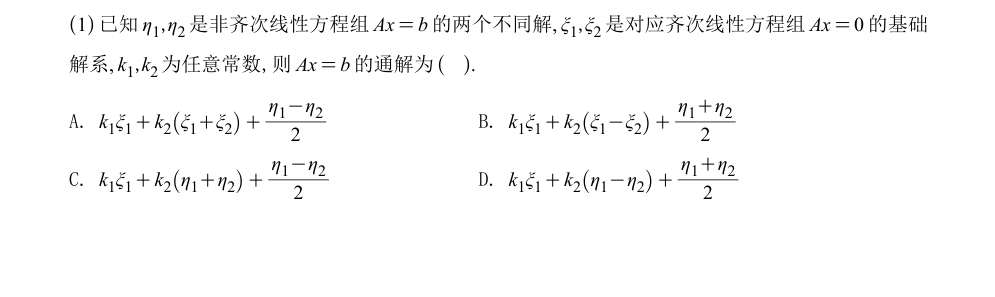
#> input picture docs/math-latex-demo/img/ll-base-13-mcq-1.jpg, 995 x 297 px; its folder holds 4 pictures in this run
$ python audit_math_images.py
#> lines starting #> are read from the running program, lines starting #| are printed output that depends on the picture; after the words box and inside, x2 and y2 are one past the last pixel; in counts of white or black regions, pixels touching at a corner belong together
#!/usr/bin/env python3
"""体检数学题图：找出「图不全 / 重复切图 / 错切封面页」的题图。

判据（默认毫秒级零 OCR 依赖）：
  · 行墨迹分布：压边截断（cut_top / cut_bottom）、尾行异物（tail_foreign）、空白/尺寸异常（blank / tiny / tall / flat）
  · 同目录 MD5 完全重复（dup_md5）：拦截批量错切同一张封面/空白页
  · 同目录 8x8 dHash 近似重复（dup_dhash，汉明距离 <= 2）：拦截仅页码/边缘略异的重复切图
  · 封面/目录异常特征（cover_suspect）：极高墨水占比或整页长宽比异常
  · 可选 --ocr-suspects：仅对可疑图调用 tesseract（若本机已安装）检查非题干关键词
  · 可选 --strict：命中严重回归标记（dup_md5 / blank / cover_suspect）时返回退出码 1

用法：
  python3 scripts/audit_math_images.py                         # 全量体检（ll + zy + math1）
  python3 scripts/audit_math_images.py --only math1 --strict   # 真题图严格防回归校验
  python3 scripts/audit_math_images.py --ocr-suspects          # 对可疑图追加 OCR 复核
  python3 scripts/audit_math_images.py --json tmp/audit.json --worst 12
"""
from __future__ import annotations

import argparse
import hashlib
import json
import shutil
import statistics
import subprocess
import sys
from pathlib import Path

import numpy as np
from PIL import Image

ROOT = Path(__file__).resolve().parents[1]
IMG_ROOT = ROOT / "frontend" / "public" / "math" / "img"
MATH1_IMG_ROOT = ROOT / "frontend" / "public" / "math" / "exams" / "math1" / "questions"
IMAGE_EXTS = {".jpg", ".jpeg", ".png", ".webp"}

INK = 160         # 灰度低于此值算墨
MERGE = 4         # 行内空隙：小于此值不切行
EDGE = 2          # 距边界多少像素内算「压边」
CUT_RATIO = 0.62  # 行高低于中位行高的这个比例 → 可疑被切
GAP_RATIO = 1.45  # 行距超过中位行距的倍数 → 可疑分隔
SPARSE = 0.55     # 末行横向覆盖率低于此值 → 稀疏
COVER_INK_RATIO = 0.28  # 整图墨水覆盖率过高（典型实色封面/黑底图）
DHASH_MAX_DIST = 2
STRICT_FLAGS = ("dup_md5", "blank", "cover_suspect")
COVER_KEYWORDS = ("目录", "封面", "全国硕士研究生", "版权所有", "前言", "目录页")


def md5_of(path: Path) -> str:
    return hashlib.md5(path.read_bytes()).hexdigest()


def dhash_of(gray: Image.Image) -> int:
    """8x8 差分感知哈希（64-bit int），零额外依赖。"""
    small = np.asarray(gray.resize((9, 8), Image.Resampling.BILINEAR), dtype=np.int16)
    diff = small[:, 1:] > small[:, :-1]
    bits = 0
    for b in diff.flatten():
        bits = (bits << 1) | int(b)
    return bits


def hamming(a: int, b: int) -> int:
    return (a ^ b).bit_count()


def bands_of(row_ink: np.ndarray) -> list[tuple[int, int]]:
    has = row_ink > 0
    bands: list[tuple[int, int]] = []
    start = None
    gap = 0
    for y, v in enumerate(has):
        if v:
            if start is None:
                start = y
            gap = 0
        elif start is not None:
            gap += 1
            if gap >= MERGE:
                bands.append((start, y - gap + 1))
                start = None
                gap = 0
    if start is not None:
        bands.append((start, len(has)))
    return bands


def book_of(path: Path) -> str:
    posix = path.as_posix()
    if "/exams/math1/" in posix:
        return "math1"
    if "/zy/" in posix:
        return "zy"
    return "ll"


def audit_one(path: Path) -> dict:
    gray = Image.open(path).convert("L")
    arr = np.asarray(gray)
    ink = arr < INK
    h, w = ink.shape
    ink_ratio = float(ink.mean()) if h and w else 0.0
    bands = bands_of(ink.sum(axis=1))
    rec: dict = {
        "id": path.stem,
        "book": book_of(path),
        "dir": path.parent.relative_to(ROOT).as_posix(),
        "file": path.relative_to(ROOT).as_posix(),
        "w": int(w),
        "h": int(h),
        "ratio": round(h / w, 3) if w else 0.0,
        "ink_ratio": round(ink_ratio, 4),
        "md5": md5_of(path),
        "dhash": dhash_of(gray),
        "bands": len(bands),
        "flags": [],
    }
    if not bands:
        rec["flags"].append("blank")
        return rec

    heights = [b - a for a, b in bands]
    med_h = float(statistics.median(heights))
    gaps = [bands[i + 1][0] - bands[i][1] for i in range(len(bands) - 1)]
    med_gap = float(statistics.median(gaps)) if gaps else float(MERGE)
    rec["med_h"] = round(med_h, 1)
    rec["med_gap"] = round(med_gap, 1)

    first_y0, first_y1 = bands[0]
    last_y0, last_y1 = bands[-1]

    if first_y0 <= EDGE and (first_y1 - first_y0) < CUT_RATIO * med_h:
        rec["flags"].append("cut_top")
    if last_y1 >= h - EDGE and (last_y1 - last_y0) < CUT_RATIO * med_h:
        rec["flags"].append("cut_bottom")

    if len(bands) >= 2:
        gap_prev = last_y0 - bands[-2][1]
        band_h = last_y1 - last_y0
        if gap_prev > GAP_RATIO * max(med_gap, med_h * 0.9):
            cols = ink[last_y0:last_y1].any(axis=0)
            cov = float(cols.mean())
            if cov < SPARSE or band_h < CUT_RATIO * med_h:
                rec["flags"].append("tail_foreign")
                rec["tail_cov"] = round(cov, 3)
                rec["tail_gap"] = int(gap_prev)

    if h < 90:
        rec["flags"].append("tiny")
    if w and h / w > 1.25:
        rec["flags"].append("tall")
    if w and h / w < 0.06:
        rec["flags"].append("flat")
    if ink_ratio > COVER_INK_RATIO:
        rec["flags"].append("cover_suspect")
    return rec


def detect_directory_duplicates(recs: list[dict]) -> None:
    """同目录 MD5 完全重复 + dHash 近似重复标记。"""
    by_dir: dict[str, list[dict]] = {}
    for r in recs:
        by_dir.setdefault(r["dir"], []).append(r)

    for items in by_dir.values():
        md5_groups: dict[str, list[dict]] = {}
        for r in items:
            md5_groups.setdefault(r["md5"], []).append(r)
        for group in md5_groups.values():
            if len(group) >= 2:
                peers = [g["id"] for g in group]
                for r in group:
                    r["flags"].append("dup_md5")
                    r["dup_count"] = len(group)
                    r["dup_peers"] = [p for p in peers if p != r["id"]][:5]

        # dHash 近似重复（排除已标 dup_md5 或 blank）
        non_blank = [r for r in items if "blank" not in r["flags"]]
        for i, a in enumerate(non_blank):
            if "dup_md5" in a["flags"] or "dup_dhash" in a["flags"]:
                continue
            for b in non_blank[i + 1:]:
                if b["md5"] == a["md5"]:
                    continue
                if hamming(a["dhash"], b["dhash"]) <= DHASH_MAX_DIST:
                    if "dup_dhash" not in a["flags"]:
                        a["flags"].append("dup_dhash")
                        a["near_peer"] = b["id"]
                    if "dup_dhash" not in b["flags"]:
                        b["flags"].append("dup_dhash")
                        b["near_peer"] = a["id"]


# [31 lines left out: function run_ocr_on_suspects, not called in this run]


def collect_files(only: str | None) -> list[Path]:
    files: list[Path] = []
    if only in (None, "ll", "zy") and IMG_ROOT.exists():
        for p in sorted(IMG_ROOT.rglob("*")):
            if not p.is_file() or p.suffix.lower() not in IMAGE_EXTS:
                continue
            if only and f"/{only}/" not in p.as_posix():
                continue
            files.append(p)
    if only in (None, "math1") and MATH1_IMG_ROOT.exists():
        for p in sorted(MATH1_IMG_ROOT.rglob("*")):
            if p.is_file() and p.suffix.lower() in IMAGE_EXTS:
                files.append(p)
    return files


# [27 lines left out: function contact_sheet, not called in this run]


def main() -> None:
    ap = argparse.ArgumentParser()
    ap.add_argument("--json", type=Path)
    ap.add_argument("--only", choices=["zy", "ll", "math1"])
    ap.add_argument("--worst", type=int, default=0, help="为每类生成对照图，取前 N 条")
    ap.add_argument("--ocr-suspects", action="store_true", help="对可疑图追加 tesseract OCR 复核")
    ap.add_argument("--strict", action="store_true", help="命中 dup_md5 / blank / cover_suspect 时以退出码 1 阻断")
    args = ap.parse_args()

    files = collect_files(args.only)
    recs = [audit_one(p) for p in files]
#> in audit_one, gray is the input picture: PIL image 995x297 L; min 0, max 255, mean 249.1
#> in audit_one, `ink = arr < INK`:
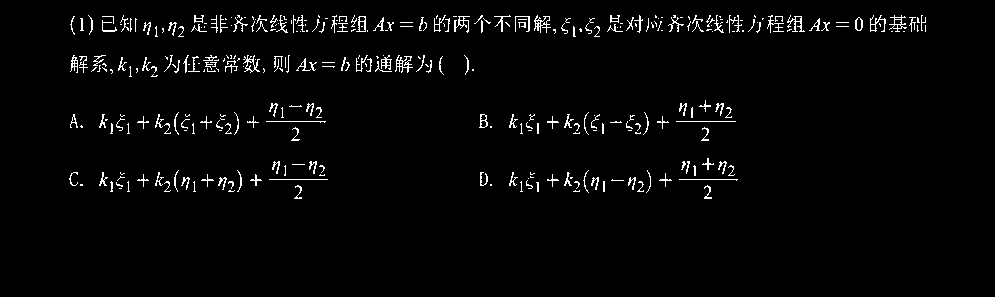
#> ink: shape (297, 995) bool; 2.6% white in thin lines or dots, all inside (x1, y1, x2, y2) = (69, 15, 926, 199)
#> in audit_one, `ink_ratio = float(ink.mean()) if h and w else 0.0`: ink_ratio = 0.0257
#> the loop in bands_of, `for y, v in enumerate(has):` made 297 passes
#> v on passes 16 to 27: True, True, True, True, True, True, True, True, True, True, True, True
#> after the loop in bands_of, `for y, v in enumerate(has):`: bands = [(15, 37), (55, 77), (100, 141), (158, 199)]
#> the loop in dhash_of, `for b in diff.flatten():` made 64 passes
#> (b, bits) on passes 2 to 13: (False, 0), (True, 1), (False, 2), (True, 5), (False, 10), (True, 21), (True, 43), (False, 86), (False, 172), (False, 344), (True, 689), (True, 1379)
#> after the loop in dhash_of, `for b in diff.flatten():`: bits = 3106131782247251968
#> in audit_one, `heights = [b - a for a, b in bands]`: heights = [22, 22, 41, 41]
#> in audit_one, `med_h = float(statistics.median(heights))`: med_h = 31.5
#> in audit_one, `gaps = [bands[i + 1][0] - bands[i][1] for i in range(len(bands) - 1)]`: gaps = [18, 23, 17]
#> in audit_one, `med_gap = float(statistics.median(gaps)) if gaps else float(MERGE)`: med_gap = 18
#> in audit_one, `first_y0, first_y1 = bands[0]`: first_y0 = 15; first_y1 = 37
#> in audit_one, `last_y0, last_y1 = bands[-1]`: last_y0 = 158; last_y1 = 199
#> in audit_one, `gap_prev = last_y0 - bands[-2][1]`: gap_prev = 17
#> in audit_one, `band_h = last_y1 - last_y0`: band_h = 41
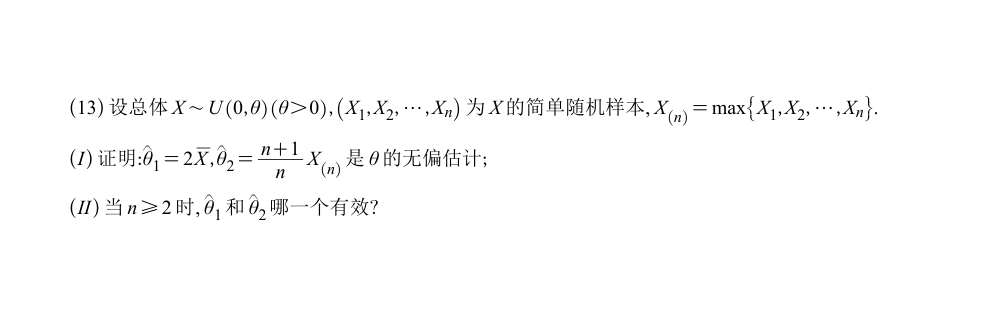
#> input picture docs/math-latex-demo/img/ll-base-22-big-13.jpg, 995 x 313 px
#> in audit_one, gray is the input picture: PIL image 995x313 L; min 0, max 255, mean 251.3
#> in audit_one (call 2), `ink = arr < INK`:
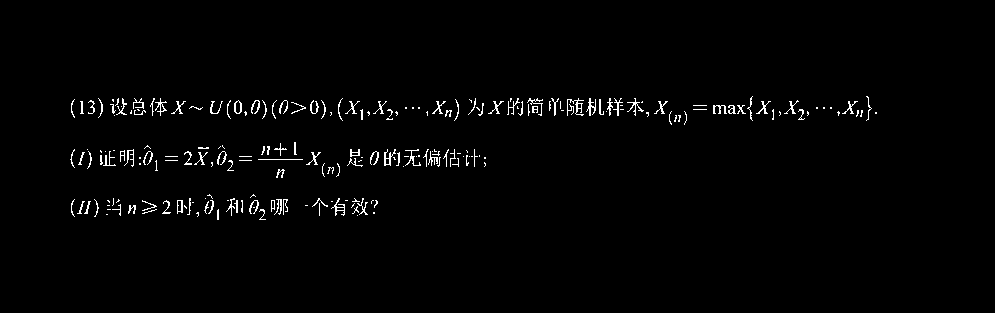
#> ink: shape (313, 995) bool; 1.6% white in thin lines or dots, all inside (x1, y1, x2, y2) = (70, 96, 877, 220)
#> in audit_one (call 2), `ink_ratio = float(ink.mean()) if h and w else 0.0`: ink_ratio = 0.0158
#> the loop in bands_of (call 2), `for y, v in enumerate(has):` made 313 passes
#> start on passes 97, 143: 96, 142
#> in audit_one (call 2), `bands = bands_of(ink.sum(axis=1))`: bands = [(96, 125), (142, 178), (194, 220)]
#> the loop in dhash_of (call 2), `for b in diff.flatten():` made 64 passes
#> in audit_one (call 2), `heights = [b - a for a, b in bands]`: heights = [29, 36, 26]
#> in audit_one (call 2), `med_h = float(statistics.median(heights))`: med_h = 29
#> in audit_one (call 2), `gaps = [bands[i + 1][0] - bands[i][1] for i in range(len(bands) - 1)]`: gaps = [17, 16]
#> in audit_one (call 2), `med_gap = float(statistics.median(gaps)) if gaps else float(MERGE)`: med_gap = 16.5
#> in audit_one (call 2), `first_y0, first_y1 = bands[0]`: first_y0 = 96; first_y1 = 125
#> in audit_one (call 2), `last_y0, last_y1 = bands[-1]`: last_y0 = 194; last_y1 = 220
#> in audit_one (call 2), `gap_prev = last_y0 - bands[-2][1]`: gap_prev = 16
#> in audit_one (call 2), `band_h = last_y1 - last_y0`: band_h = 26
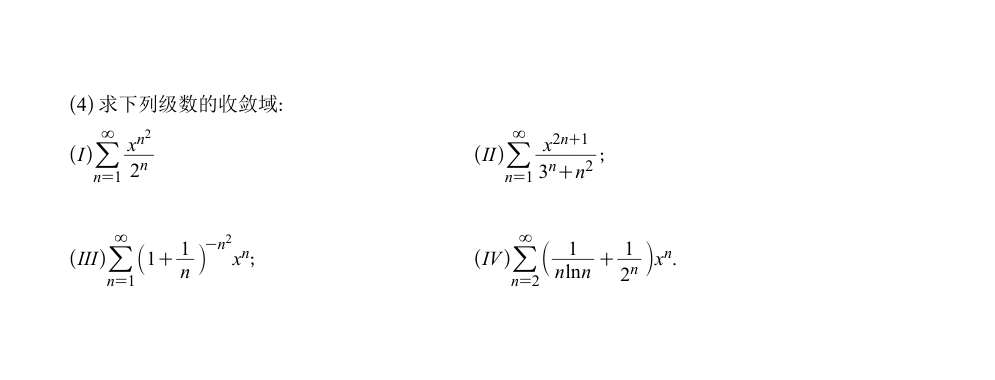
#> input picture docs/math-latex-demo/img/ll-base-8-big-4.jpg, 995 x 380 px
#> in audit_one, gray is the input picture: PIL image 995x380 L; min 0, max 255, mean 252.7
#> in audit_one (call 3), `ink = arr < INK`:
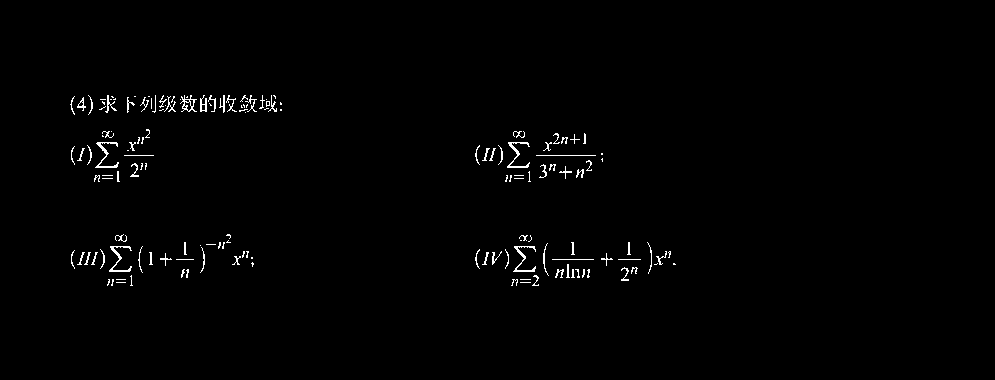
#> ink: shape (380, 995) bool; 0.99% white in thin lines or dots, all inside (x1, y1, x2, y2) = (70, 95, 676, 286)
#> in audit_one (call 3), `ink_ratio = float(ink.mean()) if h and w else 0.0`: ink_ratio = 0.00987
#> in audit_one (call 3), `bands = bands_of(ink.sum(axis=1))`: bands = [(95, 115), (129, 182), (234, 286)]
#> in audit_one (call 3), `heights = [b - a for a, b in bands]`: heights = [20, 53, 52]
#> in audit_one (call 3), `med_h = float(statistics.median(heights))`: med_h = 52
#> in audit_one (call 3), `gaps = [bands[i + 1][0] - bands[i][1] for i in range(len(bands) - 1)]`: gaps = [14, 52]
#> in audit_one (call 3), `med_gap = float(statistics.median(gaps)) if gaps else float(MERGE)`: med_gap = 33
#> in audit_one (call 3), `first_y0, first_y1 = bands[0]`: first_y0 = 95; first_y1 = 115
#> in audit_one (call 3), `last_y0, last_y1 = bands[-1]`: last_y0 = 234; last_y1 = 286
#> in audit_one (call 3), `gap_prev = last_y0 - bands[-2][1]`: gap_prev = 52
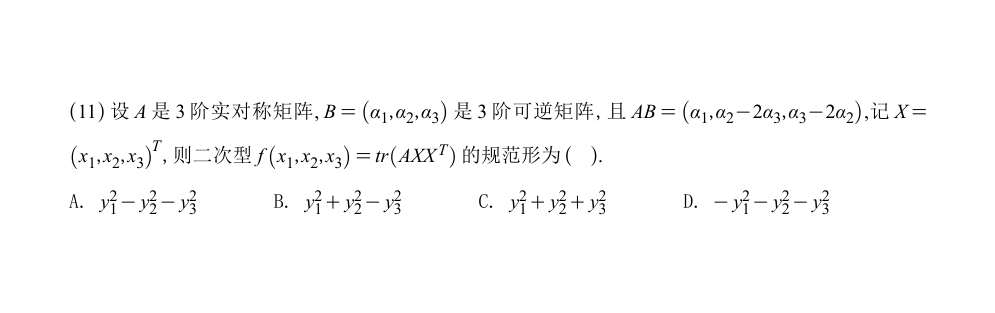
#> input picture docs/math-latex-demo/img/ll-hard-15-mcq-11.jpg, 995 x 313 px
#> in audit_one, gray is the input picture: PIL image 995x313 L; min 0, max 255, mean 250.8
#> in audit_one (call 4), `ink = arr < INK`:
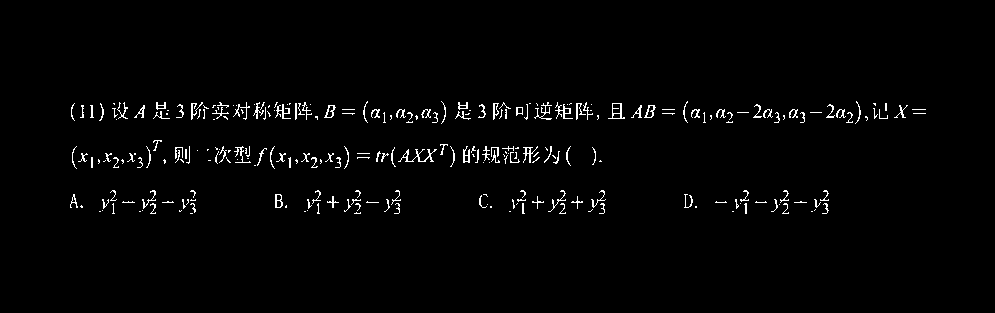
#> ink: shape (313, 995) bool; 1.8% white in thin lines or dots, all inside (x1, y1, x2, y2) = (70, 101, 926, 214)
#> in audit_one (call 4), `ink_ratio = float(ink.mean()) if h and w else 0.0`: ink_ratio = 0.0181
#> in audit_one (call 4), `bands = bands_of(ink.sum(axis=1))`: bands = [(101, 124), (140, 169), (190, 214)]
#> in audit_one (call 4), `heights = [b - a for a, b in bands]`: heights = [23, 29, 24]
#> in audit_one (call 4), `med_h = float(statistics.median(heights))`: med_h = 24
#> in audit_one (call 4), `gaps = [bands[i + 1][0] - bands[i][1] for i in range(len(bands) - 1)]`: gaps = [16, 21]
#> in audit_one (call 4), `med_gap = float(statistics.median(gaps)) if gaps else float(MERGE)`: med_gap = 18.5
#> in audit_one (call 4), `first_y0, first_y1 = bands[0]`: first_y0 = 101; first_y1 = 124
#> in audit_one (call 4), `last_y0, last_y1 = bands[-1]`: last_y0 = 190; last_y1 = 214
#> in audit_one (call 4), `gap_prev = last_y0 - bands[-2][1]`: gap_prev = 21
#> in audit_one (call 4), `band_h = last_y1 - last_y0`: band_h = 24
#> recs = 4 items
    detect_directory_duplicates(recs)
#> the loop in detect_directory_duplicates, `for r in recs:` made 4 passes
#> after the loop in detect_directory_duplicates, `for r in recs:`: by_dir = 1 item
#> the loop in detect_directory_duplicates, `for items in by_dir.values():` made 1 pass
#> after the loop in detect_directory_duplicates, `for items in by_dir.values():`: a = 14 items
    if args.ocr_suspects:
        run_ocr_on_suspects(recs)

    by_flag: dict[str, list[dict]] = {}
    for r in recs:
        for f in r["flags"]:
            by_flag.setdefault(f, []).append(r)
#> this loop made 4 passes
#> after the loop, by_flag = 0 items

    print(f"\n共体检 {len(recs)} 张")
#| 共体检 4 张
    for flag, items in sorted(by_flag.items(), key=lambda kv: -len(kv[1])):
        ll = sum(1 for r in items if r["book"] == "ll")
        zy = sum(1 for r in items if r["book"] == "zy")
        m1 = sum(1 for r in items if r["book"] == "math1")
        print(f"  {flag:14s} {len(items):5d}   ll {ll:4d} / zy {zy:4d} / math1 {m1:4d}")
#> this loop made 0 passes

    display_order = (
        "dup_md5",
        "dup_dhash",
        "cover_suspect",
        "blank",
        "cut_top",
        "cut_bottom",
        "tail_foreign",
        "tiny",
        "tall",
        "flat",
    )
    for flag in display_order:
        items = by_flag.get(flag, [])
#> items = []
        if not items:
            continue
        print(f"\n[{flag}] 前 10 条：")
        for r in items[:10]:
            extra = ""
            if "dup_count" in r:
                extra += f" dup={r['dup_count']} peers={','.join(r.get('dup_peers', []))}"
            if "near_peer" in r:
                extra += f" near={r['near_peer']}"
            if "ocr_hits" in r:
                extra += f" ocr={','.join(r['ocr_hits'])}"
            if "tail_cov" in r:
                extra += f" tail_cov={r['tail_cov']} tail_gap={r['tail_gap']}"
            med_h = r.get("med_h", "-")
            print(f"  {r['file']}  {r['w']}x{r['h']} bands={r['bands']} "
                  f"med_h={med_h} ink={r['ink_ratio']}{extra}")
        if args.worst:
            out = ROOT / f"tmp/audit-{flag}.png"
            contact_sheet(items, out)
            print(f"  → 对照图 {out.relative_to(ROOT)}")

    if args.json:
        args.json.parent.mkdir(parents=True, exist_ok=True)
        serializable = [{k: v for k, v in r.items() if k != "dhash"} for r in recs]
        args.json.write_text(json.dumps(serializable, ensure_ascii=False, indent=1))
        print(f"\n明细写入 {args.json}")

    if args.strict:
        fatal = {f: len(by_flag.get(f, [])) for f in STRICT_FLAGS if by_flag.get(f)}
        if fatal:
            summary = ", ".join(f"{k}={v}" for k, v in fatal.items())
            print(f"\n[STRICT FAIL] 检测到严重图片回归：{summary}", file=sys.stderr)
            sys.exit(1)
        print("\n[STRICT PASS] 零重复图 / 零空白图 / 零疑似封面图")


if __name__ == "__main__":
    main()
